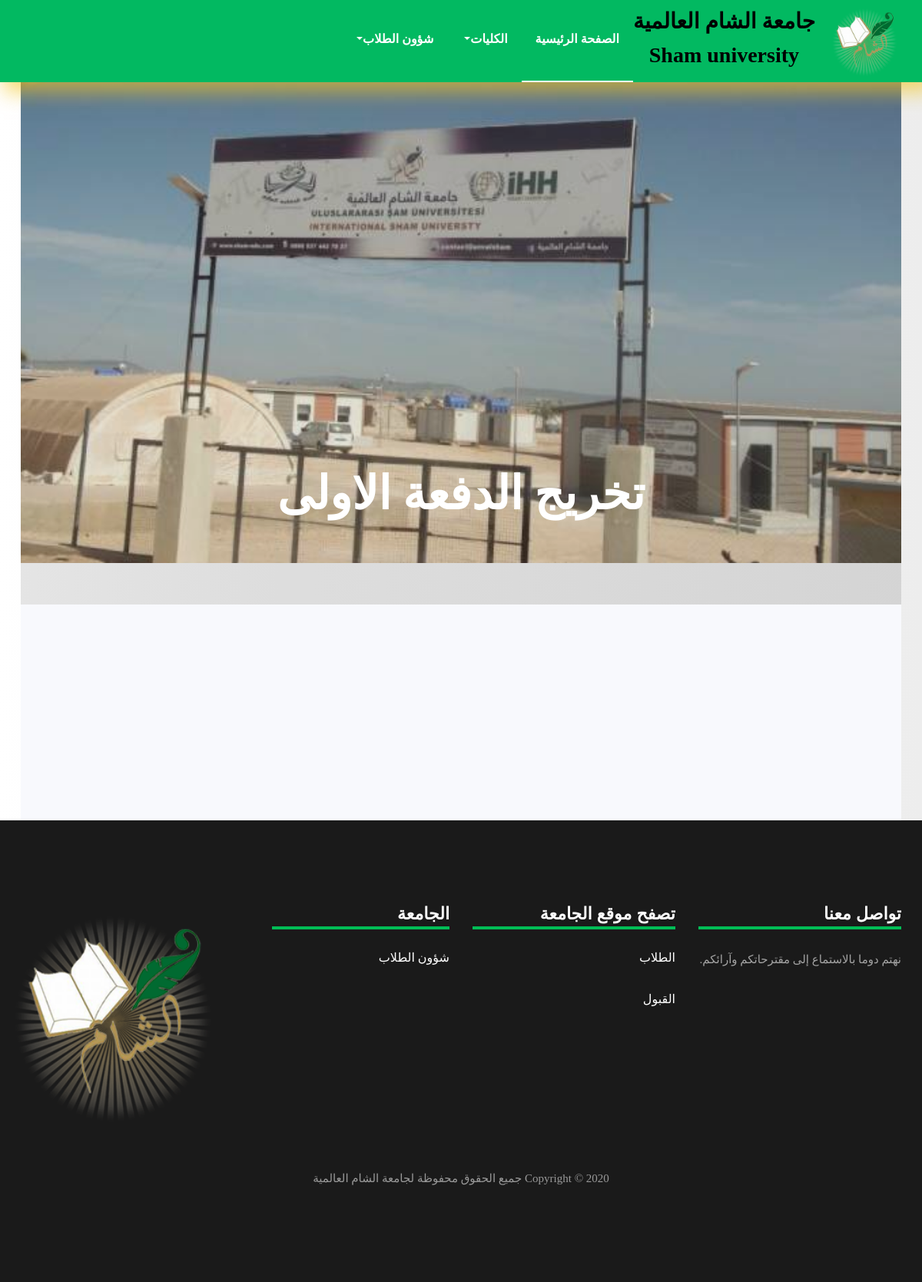
Page /newsDetail/1/ on the committed database.
### structure/models.py (models this page shows, shortened)
class NavBar(models.Model):
    NAVName = models.CharField(max_length=50)
    NAVHasFather = models.ForeignKey('self', on_delete=models.CASCADE, blank=True, null=True)
    NAVHtml = RichTextUploadingField( blank=True, null=True)
    NAVSlug = models.SlugField(blank=True, null=True)
    def __str__(self):
        return self.NAVName

class News(models.Model):
    NTitle = models.CharField(max_length=100, blank=True, null=True)
    NDetail = models.TextField( blank=True, null=True)
    NShort = models.TextField(blank=True, null=True)
    NImage = models.ImageField(upload_to='news/', blank=True, null=True)
    NDate = models.DateTimeField()

### structure/views.py (the view)
# urls.py: path('newsDetail/<int:id>/', views.news_detail_page, name="news_detail_page"),
def news_detail_page(request, id):
    nav = NavBar.objects.all()
    num = 1
    news = News.objects.get(id=id)
    context = {'nav': nav, 'num': num, 'news': news}
    return render(request, 'structure/News_Details.html', context)

### structure/templates/structure/News_Details.html (shortened to what this page needs)
{% load static %}
<!DOCTYPE html>
<html lang="en">
<head>
	<link rel="stylesheet" href="https://stackpath.bootstrapcdn.com/font-awesome/4.7.0/css/font-awesome.min.css">
	<link rel="stylesheet" href="{% static 'css/animate.css' %}">
	<link rel="stylesheet" href="{% static 'css/owl.carousel.min.css' %}">
	<link rel="stylesheet" href="{% static 'css/owl.theme.default.min.css' %}">
	<link rel="stylesheet" href="{% static 'css/magnific-popup.css' %}">
	<link rel="stylesheet" type="text/css" href="https://www.fontstatic.com/f=alhurra" />
	<link rel="stylesheet" type="text/css" href="https://www.fontstatic.com/f=hanimation" />
	<link rel="stylesheet" href="{% static 'css/bootstrap-datepicker.css' %}">
	<link rel="stylesheet" href="{% static 'css/jquery.timepicker.css' %}">
	<link rel="stylesheet" href="{% static 'css/flaticon.css' %}">
	<link rel="stylesheet" href="{% static 'css/style.css' %}">
	<link rel="stylesheet" href="{% static 'css/hover.css' %}" media="all">
</head>
<body style="background: linear-gradient(to right, rgba(255,255,255,1) 0%, rgba(246,246,246,1) 34%, rgba(237,237,237,1) 100%);
">
        <nav class="navbar navbar-expand-lg navbar-dark ftco_navbar bg-dark ftco-navbar-light nav_myedit" style="box-shadow: 10px 8px 24px 5px #f3c623a3;
            " id="ftco-navbar" dir="rtl">
                <div class="container">
                    <img src="{% static 'logo.png' %}" height="100px">
                    <a class="navbar-brand text-center " href="index.html"><p class="mt-2">جامعة الشام العالمية</p><p>Sham university</p></a>
                    <div class="collapse navbar-collapse" id="ftco-nav">
	        		    <div class="navbar-nav ml-auto" >
                            <li class="nav-item active " ><a style="font-size: medium; font-family: 'alhurra';" class="nav-link "href="{% url 'structures:struct' %}">الصفحة الرئيسية</a></li>
                            {% for n in nav %}
                                {% if not n.NAVHasFather %}
                                    <li class="nav-item dropdown"><a class="nav-link dropdown-toggle" style="cursor: pointer;font-size: medium; font-family: 'alhurra' ; text-align: right;"  >
                                        {{n.NAVName}}</a>
                                    </li>
                                {% endif %}
                            {% endfor %}
                        </div>
                    </div>
                </div>
        </nav>
    {% if num == 1 %}
        <div class="container">
            <div class="hero-wrap ftco-animate   news_detail_img " style=" background-image: url({{ news.NImage.url }});
            " data-stellar-background-ratio="0.5">
                <div class="overlay"></div>
                <div class="container">
                    <div class="row no-gutters slider-text  align-items-center justify-content-center"
                        data-scrollax-parent="true">
                        <div class="col-md-11 ftco-animate text-center">
                            <h1 style="margin-top: 500px; padding-bottom: 100px; font-family: 'alhurra';">{{ news.NTitle }}</h1>
                        </div>
                    </div>
                </div>
            </div>
            <section class="ftco-section bg-light ftco-no-pt ftco-intro">
                <div class="container">
                    <div class="row">
                    </div>
                </div>
            </section>
        </div>
    {% endif %}
	<footer class="footer" dir="rtl">
		<div class="container" dir="rtl">
			<div class="row">
				<div class="col-md-6 col-lg-3 mb-4 mb-md-0" dir="rtl">
					<h2 class="footer-heading">تواصل معنا</h2>
					<p style="text-align: right;">نهتم دوما بالاستماع إلى مقترحاتكم وآرائكم.</p>
					<ul class="ftco-footer-social p-0">
					</ul>
				</div>
				<div class="col-md-6 col-lg-3 mb-4 mb-md-0" dir="rtl">
					<h2 class="footer-heading">تصفح موقع الجامعة</h2>
					<div class="block-21 mb-4 d-flex">
						<div class="text">
							<h3 class="heading" style="text-align: right;"><a href="#">الطلاب</a></h3>
						</div>
					</div>
					<div class="block-21 mb-4 d-flex">
						<div class="text">
							<h3 class="heading" style="text-align: right;"><a href="#">القبول</a></h3>
						</div>
					</div>
				</div>
				<div class="col-md-6 col-lg-3 pl-lg-5 mb-4 mb-md-0">
					<h2 class="footer-heading">الجامعة</h2>
					<div class="block-21 mb-4 d-flex">
						<div class="text">
							<h3 class="heading" style="text-align: right;"><a href="#">شؤون الطلاب</a></h3>
						</div>
					</div>
				</div>
				<div class="col-md-6 col-lg-3 mb-4 mb-md-0" style="text-align: center;">
					<img src="{% static 'logo.png' %}" height="300px">
				</div>
			</div>
		</div>
		<div class="row mt-5">
			<div class="col-md-12 text-center">
				<p class="copyright">
					Copyright &copy;
					<script>document.write(new Date().getFullYear());</script> جميع الحقوق محفوظة لجامعة الشام
					العالمية</p>
			</div>
		</div>
	</footer>
</body>
</html>

### rows in the picture
NavBar: NAVName "الكليات"
NavBar: NAVName "شؤون الطلاب"
News: NImage (picture), NTitle "تخريج الدفعة الاولى"
